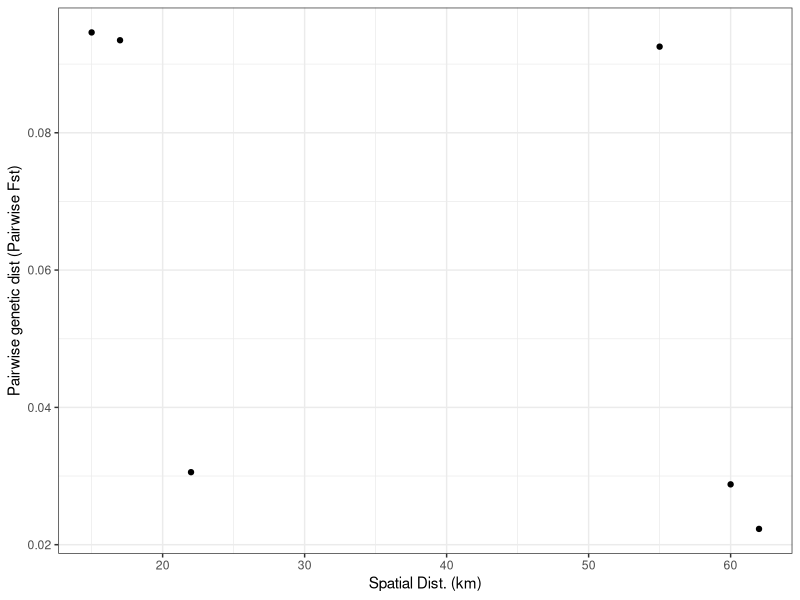

Generate this figure with R:
#!/bin/env R

# Author: PokMan Ho pok.ho19@imperial.ac.uk
# Script: turtle.R
# Desc: classwork program based on turtle data files
# Input: Rscript turtle.R
# Output: R terminal output
# Arguments: 0
# Date: Nov 2019

## lib
library(ggplot2)

## raw data
a.0<-read.csv("../Data/turtle.csv", header = F)
b.0<-read.csv("../Data/turtle.genotypes.csv",header = F)
c.0<-read.csv("../Data/turtle_markers.csv", header = F)

# ## heterozygosity method
# a.1<-as.data.frame(matrix(nrow = 4, ncol = 3))
# a.1[,1]<-seq(1:4)
# k<-1;for(i in seq(1,dim(a.0)[1],20)){a.1[k,2]<-sum(a.0[i:(i+19),]==0)/(dim(a.0)[1]/4*dim(a.0)[2]);a.1[k,3]<-a.1[k,2]*(1-a.1[k,2]);k<-k+1};rm(i,k)
# 
# ### pairwise & total Fst
# a.2<-as.data.frame(matrix(nrow = factorial(4)/(factorial(2)*factorial(4-2)), ncol = 5))
# colnames(a.2)=c("Pop1","Pop2","Hs","Ht","Fst")
# a.2[,1]<-c(rep(1,4),2,3)
# a.2[,2]<-c(2,3,4,3,4,4)
# for(i in 1:dim(a.2)[1]){
#   a.2[i,3]<-a.1[a.2[i,1],3]+a.1[a.2[i,2],3]
#   a.2[i,4]<-a.2[i,3]+(a.1[a.2[i,1],2]-a.1[a.2[i,2],2])^2/2
#   a.2[i,5]<-(a.2[i,4]-a.2[i,3])/a.2[i,4]
# };rm(i);mean(a.2[,5])
# 
# ## isolation by spatial distance
# a.1$dist.km<-c(5,10,12,50)
# b.1<-hclust(dist(b.0))
# plot(b.1)

## fA on count 1
a.1<-matrix(nrow = 4, ncol = dim(a.0)[2])
for(i in 1:dim(a.1)[1]){for(j in 1:dim(a.1)[2]){a.1[i,j]<-sum(a.0[((i-1)*20+1):(i*20),j])/20}};rm(i,j)
a.2<-a.1*(1-a.1) ## Hs
a.3<-a.4<-matrix(nrow = factorial(4)/(factorial(2)*factorial(4-2)), ncol = dim(a.2)[2])
a.r<-data.frame("First"=c(rep(1,3),2,2,3),"Second"=c(2,3,4,3,4,4))
for(i in 1:dim(a.r)[1]){
  i.1<-a.r[i,1];i.2<-a.r[i,2] ## set pairwise comparison targets
  a.3[i,]<-a.2[i.1,]+a.2[i.2,] ## Hs pairwise
  a.4[i,]<-a.3[i,]+(a.1[i.1,]-a.1[i.2,])^2/2 ## Ht pairwise
};rm(i,i.1,i.2)
a.5<-(a.4-a.3)/a.4 ## Fst

## spatial dist
a.ref<-data.frame(seq(1,4),c(5,10,12,50))
for(i in 1:dim(a.r)[1]){
  a.r$dist[i]<-a.ref[which(a.r$First[i]==a.ref[,1]),2]+a.ref[which(a.r$Second[i]==a.ref[,1]),2]};rm(i)

for(i in 1:dim(a.r)[1]){ ## print subpop Fst result
  a.r$den[i]<-mean(as.numeric(as.character(a.5[i,])), na.rm = T) ## Fst
  print(paste0(LETTERS[a.r[i,1]]," vs ",LETTERS[a.r[i,2]]," Fst: ",round(a.r$den[i],4)))
  };rm(i)

## plot -- real phy-tree: [A,[B, [C,D]]]; D = A + ^B + C; heavy genetic exchange
pdf("../results/turtle_01.pdf")
ggplot(data = a.r, aes(x=a.r$dist, y=a.r$den))+xlab("Spatial Dist. (km)")+ylab("Pairwise genetic dist (Pairwise Fst)")+theme_bw()+geom_point()
dev.off()

## stat test Spearman correlation
cor.test(y=a.r$den, x=a.r$dist, method = "spearman")
